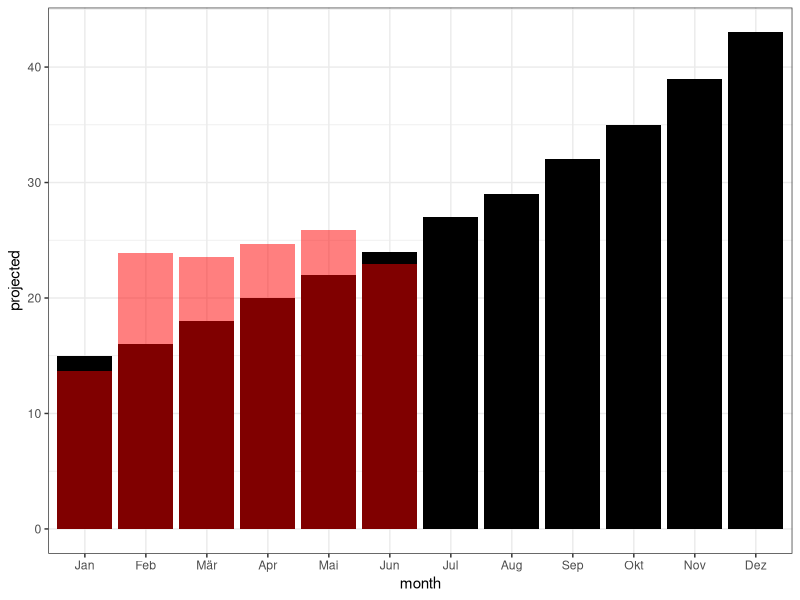
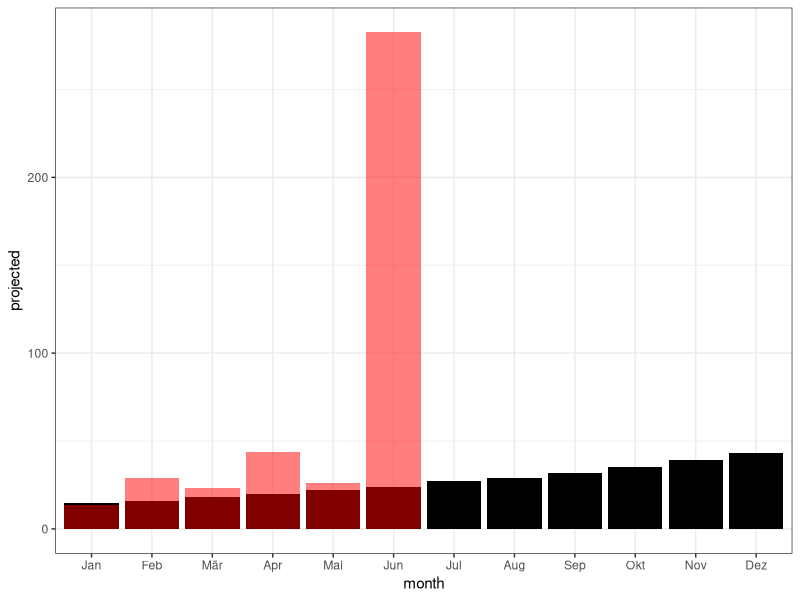
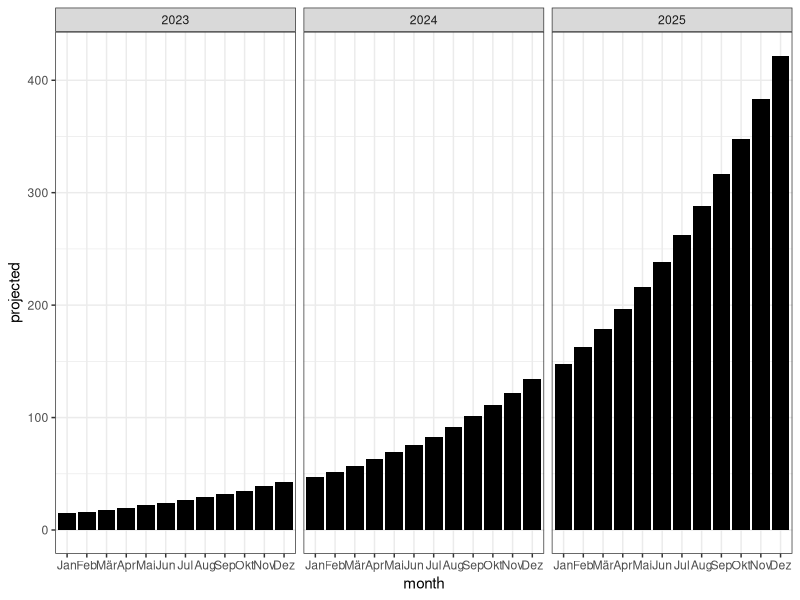

Reproduce these figures in R, in order.
library(tidyverse)
library(readxl)
theme_set(theme_bw())

d <- read_excel("compounding_growth_10_percent.xlsx") %>% 
  mutate(month = factor(month, 
                        levels = c("Jan", "Feb", "Mär", "Apr", "Mai", "Jun",
                                   "Jul", "Aug", "Sep", "Okt", "Nov", "Dez"))) %>% 
  mutate(projected = round(projected))

ggplot(d %>% filter(year == 2023))+
  geom_bar(aes(x = month, y = projected), 
           stat = "identity", fill = "black")+
  geom_bar(aes(x = month, y = adds), 
           stat = "identity", 
           fill = "red", alpha = 0.5)

ggplot(d %>% filter(year == 2023))+
  geom_bar(aes(x = month, y = projected), 
           stat = "identity", fill = "black")+
  geom_bar(aes(x = month, y = total_earnings), 
           stat = "identity", 
           fill = "red", alpha = 0.5)


ggplot(d %>% filter(year %in% c(2023:2025)))+
  geom_bar(aes(x = month, y = projected), 
           stat = "identity", fill = "black")+
  facet_grid(.~year)




# 
# result <- vector("numeric", 1) # prepare a container
# i <- 15
# while (i < 10000) {
#   print( i )
#   i = i*1.1
#   result[i] = i
# }
# 
# res <- result %>% 
#   as_tibble() %>% 
#   filter( !is.na(value) ) %>% 
#   mutate(value = case_when(
#     value == 0 ~ 15,
#     TRUE ~ value
#   )) %>% 
#   rename(projected = value) %>% 
#   rowid_to_column() %>% 
#   rename(month = rowid) %>% 
#   mutate(year = case_when(
#     between(month, 1, 12)  ~ 2023,
#     between(month, 13, 24) ~ 2024,
#     between(month, 25, 36) ~ 2025,
#     between(month, 37, 48) ~ 2026,
#     between(month, 49, 60) ~ 2027,
#     between(month, 61, 72) ~ 2028
#   )) 
